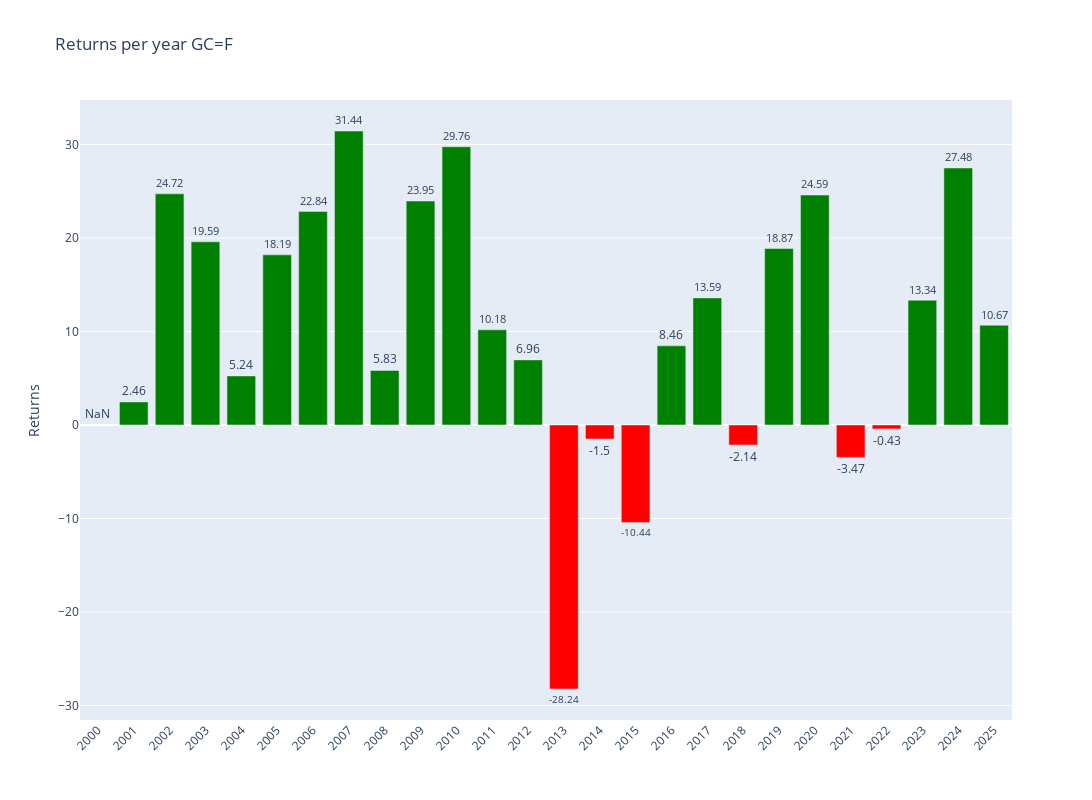

Source (notebook cell):
### Code cell
# Plotly
fig = make_subplots()

# Add colors
colors = ['green' if x >= 0 else 'red' for x in annual_data['Return']]

# Graph (1,1)
fig.add_trace(go.Bar(y=annual_data['Return'],x=annual_data['Return'].index,text=round(annual_data['Return'],2),textposition='outside',marker_color=colors,hoverinfo='skip'),row=1,col=1)

# Update xaxis properties
fig.update_yaxes(title_text="Returns", row=1, col=1)

fig.update_layout(xaxis=dict(tickvals=annual_data.index,tickangle=-45),height=800, width=1300,title=f"Returns per year {ticker}")

fig.show()

### Figure 1 — Plotly figure (JSON) as saved in the notebook; plotly's stock layout.template omitted (floating-point values rounded to 4 significant figures)
{"data": [{"hoverinfo": "skip", "marker": {"color": ["red", "green", "green", "green", "green", "green", "green", "green", "green", "green", "green", "green", "green", "red", "red", "red", "green", "green", "red", "green", "green", "red", "red", "green", "green", "green"]}, "text": [NaN, 2.46, 24.72, 19.59, 5.24, 18.19, 22.84, 31.44, 5.83, 23.95, 29.76, 10.18, 6.96, -28.24, -1.5, -10.44, 8.46, 13.59, -2.14, 18.87, 24.59, -3.47, -0.43, 13.34, 27.48, 10.67], "textposition": "outside", "type": "bar", "x": [2000, 2001, 2002, 2003, 2004, 2005, 2006, 2007, 2008, 2009, 2010, 2011, 2012, 2013, 2014, 2015, 2016, 2017, 2018, 2019, 2020, 2021, 2022, 2023, 2024, 2025], "xaxis": "x", "y": [NaN, 2.463, 24.72, 19.59, 5.244, 18.19, 22.84, 31.44, 5.833, 23.95, 29.76, 10.18, 6.961, -28.24, -1.498, -10.44, 8.46, 13.59, -2.143, 18.87, 24.59, -3.465, -0.4268, 13.34, 27.48, 10.67], "yaxis": "y"}], "layout": {"height": 800, "title": {"text": "Returns per year GC=F"}, "width": 1300, "xaxis": {"anchor": "y", "domain": [0, 1], "tickangle": -45, "tickvals": [2000, 2001, 2002, 2003, 2004, 2005, 2006, 2007, 2008, 2009, 2010, 2011, 2012, 2013, 2014, 2015, 2016, 2017, 2018, 2019, 2020, 2021, 2022, 2023, 2024, 2025]}, "yaxis": {"anchor": "x", "domain": [0, 1], "title": {"text": "Returns"}}}}
